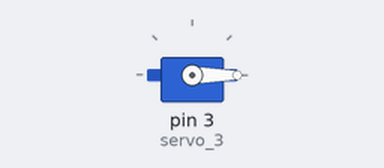
The sketch below on a simulated Arduino Uno, built with avr-gcc and run on an emulated ATmega328P. Shown: servo.

Above: at 0.05 s.
At 2.5 s:
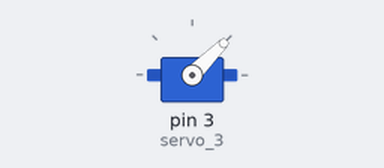
At 5.0 s:
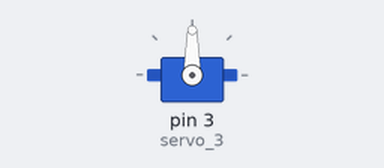
At 10.0 s:
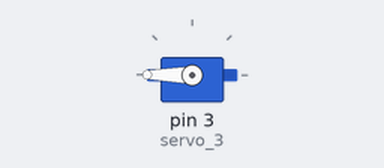
Timing chart, 0 to 13.0 s (numbered marks = the images above):
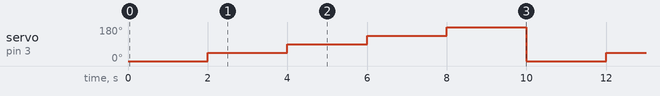

Measured:
- by itself, servo on pin 3 (servo_3): repeats every 10.0 s: 90° 2.0 s, 135° 2.0 s, 180° 2.0 s, 0° 2.0 s, 45° 2.0 s

The sketch:

servo_motor_sweep.ino
```cpp
// C++ code
//
#include <Servo.h>

Servo servo_3;

void setup()
{
  servo_3.attach(3, 500, 2500);
}

void loop()
{
  servo_3.write(0);
  delay(2000); // Wait for 2000 millisecond(s)
  servo_3.write(45);
  delay(2000); // Wait for 2000 millisecond(s)
  servo_3.write(90);
  delay(2000); // Wait for 2000 millisecond(s)
  servo_3.write(135);
  delay(2000); // Wait for 2000 millisecond(s)
  servo_3.write(180);
  delay(2000); // Wait for 2000 millisecond(s)
}
```
